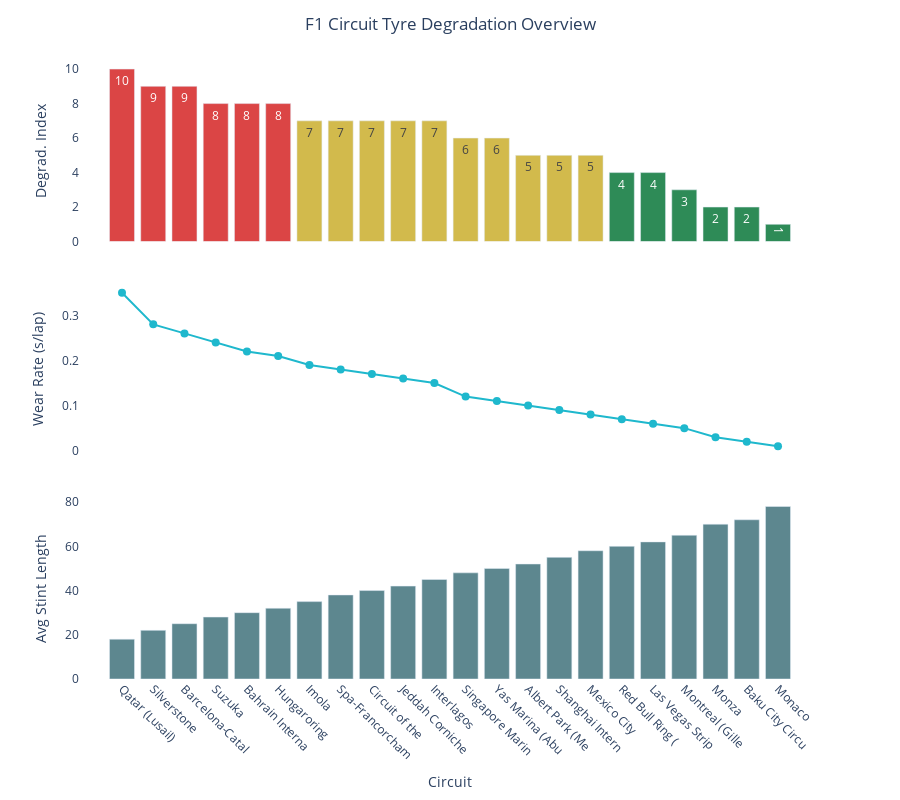

The notebook cell saved with this chart:
### Markdown cell above
# F1 Tyre Allocation: Sprint vs. Regular Grand Prix Weekends (2025)

Tyre allocation for Formula 1 race weekends varies depending on whether it’s a standard Grand Prix or a Sprint event. The distribution covers all sessions from Free Practice through to the Grand Prix.

### Regular Grand Prix Weekend

Each driver receives:

- **13 sets of dry-weather (slick) tyres**:
    - 2 sets Hard (white)
    - 3 sets Medium (yellow)
    - 8 sets Soft (red)
- **4 sets of Intermediate tyres** (green)
- **3 sets of Full Wet tyres** (blue)

**During the weekend:**

- Sets must be returned after each Free Practice session (2 per session).
- One set of Soft tyres is reserved for Q3 in qualifying.
- At least two different slick compounds must be used during the Grand Prix if it remains dry[^1][^2][^3][^4].


### Sprint Weekend

Each driver receives:

- **12 sets of dry-weather (slick) tyres**:
    - 2 sets Hard (white)
    - 4 sets Medium (yellow)
    - 6 sets Soft (red)
- **5 sets of Intermediate tyres** (green)
- **2 sets of Full Wet tyres** (blue)

**Tyre usage specifics:**

- A new set of Mediums is mandatory for each of SQ1 and SQ2 during Sprint Shootout qualifying; Soft (new or used) required for SQ3[^1][^5][^3][^6][^7][^4].
- Free choice of tyres for both Sprint and Grand Prix races.
- After certain sessions, sets must be returned to Pirelli according to FIA rules.


### Summary Table: F1 Tyre Allocation by Weekend Type (2025)

| Session/Type | Dry Sets | Hard | Medium | Soft | Inter | Wet |
| :-- | :-- | :-- | :-- | :-- | :-- | :-- |
| Regular GP Weekend | 13 | 2 | 3 | 8 | 4 | 3 |
| Sprint Weekend | 12 | 2 | 4 | 6 | 5 | 2 |

- *Inter = Intermediate. Wet = Full Wet.*


### Key Points

- Each driver’s allocation is independent; tyres cannot be shared between teammates.
- The number and type of tyres available are strictly regulated and must be managed through all sessions from Free Practice (including Sprint, if present) to the Grand Prix itself.
- Wet-weather tyre allocation increases for Sprints, with five inters and two wets supplied.

This ensures both variety in strategy and parity among teams during every weekend format.

### Code cell
import pandas as pd
import plotly.graph_objects as go
import plotly.subplots as sp

# Load data
filename = 'F1_Circuit_Degradation_Data.csv'
df = pd.read_csv(filename)

# Clean and identify columns
df.columns = [c.strip() for c in df.columns]
degrad_col = [col for col in df.columns if 'degrad' in col.lower() and 'index' in col.lower()][0]
wear_col = [col for col in df.columns if 'wear' in col.lower() and 'lap' in col.lower()][0]
stint_col = [col for col in df.columns if ('stint' in col.lower() or 'length' in col.lower()) and 'lap' in col.lower()][0]
circuit_col = [col for col in df.columns if 'circuit' in col.lower()][0]

def abbreviate(name):
    return name[:15] if len(name) > 15 else name

# Sort and prepare data
sort_df = df.sort_values(degrad_col, ascending=False).reset_index(drop=True)
circuits = sort_df[circuit_col].apply(abbreviate)
deg_idx = sort_df[degrad_col]
wear_rate = sort_df[wear_col]
stint_len = sort_df[stint_col]

# Color coding
colors = ['#DB4545' if i >= 8 else '#D2BA4C' if i >= 5 else '#2E8B57' for i in deg_idx]

# Subplots
fig = sp.make_subplots(rows=3, cols=1, shared_xaxes=True, vertical_spacing=0.06)

# Row 1: Degradation Index
fig.add_trace(go.Bar(
    x=circuits, y=deg_idx, marker_color=colors,
    text=deg_idx.round(2), textposition='auto', name='Degradation Index'
), row=1, col=1)

# Row 2: Wear Rate per Lap
fig.add_trace(go.Scatter(
    x=circuits, y=wear_rate, mode='lines+markers',
    line=dict(color='#1FB8CD'), marker=dict(size=8), name='Wear Rate'
), row=2, col=1)

# Row 3: Stint Length
fig.add_trace(go.Bar(
    x=circuits, y=stint_len, marker_color='#5D878F', name='Stint Length'
), row=3, col=1)

# Labels and grid
fig.update_layout(
    title='F1 Circuit Tyre Degradation Overview',
    title_x=0.5,
    height=800,
    showlegend=False,
    hovermode='x unified',
    plot_bgcolor='rgba(0,0,0,0)',
    paper_bgcolor='white',
    font=dict(size=12),
    margin=dict(t=60, b=50)
)

fig.update_yaxes(title_text='Degrad. Index', row=1, col=1)
fig.update_yaxes(title_text='Wear Rate (s/lap)', row=2, col=1)
fig.update_yaxes(title_text='Avg Stint Length', row=3, col=1)
fig.update_xaxes(title_text='Circuit', row=3, col=1, tickangle=45)

# Grid
for r in [1, 2, 3]:
    fig.update_xaxes(showgrid=True, row=r, col=1)
    fig.update_yaxes(showgrid=True, row=r, col=1)
fig.show()

### Figure 1 — Plotly figure (JSON) as saved in the notebook; plotly's stock layout.template omitted (floating-point values rounded to 4 significant figures)
{"data": [{"marker": {"color": ["#DB4545", "#DB4545", "#DB4545", "#DB4545", "#DB4545", "#DB4545", "#D2BA4C", "#D2BA4C", "#D2BA4C", "#D2BA4C", "#D2BA4C", "#D2BA4C", "#D2BA4C", "#D2BA4C", "#D2BA4C", "#D2BA4C", "#2E8B57", "#2E8B57", "#2E8B57", "#2E8B57", "#2E8B57", "#2E8B57"]}, "name": "Degradation Index", "text": [10.0, 9.0, 9.0, 8.0, 8.0, 8.0, 7.0, 7.0, 7.0, 7.0, 7.0, 6.0, 6.0, 5.0, 5.0, 5.0, 4.0, 4.0, 3.0, 2.0, 2.0, 1.0], "textposition": "auto", "type": "bar", "x": ["Qatar (Lusail)", "Silverstone", "Barcelona-Catal", "Suzuka", "Bahrain Interna", "Hungaroring", "Imola", "Spa-Francorcham", "Circuit of the ", "Jeddah Corniche", "Interlagos", "Singapore Marin", "Yas Marina (Abu", "Albert Park (Me", "Shanghai Intern", "Mexico City", "Red Bull Ring (", "Las Vegas Strip", "Montreal (Gille", "Monza", "Baku City Circu", "Monaco"], "xaxis": "x", "y": [10, 9, 9, 8, 8, 8, 7, 7, 7, 7, 7, 6, 6, 5, 5, 5, 4, 4, 3, 2, 2, 1], "yaxis": "y"}, {"line": {"color": "#1FB8CD"}, "marker": {"size": 8}, "mode": "lines+markers", "name": "Wear Rate", "type": "scatter", "x": ["Qatar (Lusail)", "Silverstone", "Barcelona-Catal", "Suzuka", "Bahrain Interna", "Hungaroring", "Imola", "Spa-Francorcham", "Circuit of the ", "Jeddah Corniche", "Interlagos", "Singapore Marin", "Yas Marina (Abu", "Albert Park (Me", "Shanghai Intern", "Mexico City", "Red Bull Ring (", "Las Vegas Strip", "Montreal (Gille", "Monza", "Baku City Circu", "Monaco"], "xaxis": "x2", "y": [0.35, 0.28, 0.26, 0.24, 0.22, 0.21, 0.19, 0.18, 0.17, 0.16, 0.15, 0.12, 0.11, 0.1, 0.09, 0.08, 0.07, 0.06, 0.05, 0.03, 0.02, 0.01], "yaxis": "y2"}, {"marker": {"color": "#5D878F"}, "name": "Stint Length", "type": "bar", "x": ["Qatar (Lusail)", "Silverstone", "Barcelona-Catal", "Suzuka", "Bahrain Interna", "Hungaroring", "Imola", "Spa-Francorcham", "Circuit of the ", "Jeddah Corniche", "Interlagos", "Singapore Marin", "Yas Marina (Abu", "Albert Park (Me", "Shanghai Intern", "Mexico City", "Red Bull Ring (", "Las Vegas Strip", "Montreal (Gille", "Monza", "Baku City Circu", "Monaco"], "xaxis": "x3", "y": [18, 22, 25, 28, 30, 32, 35, 38, 40, 42, 45, 48, 50, 52, 55, 58, 60, 62, 65, 70, 72, 78], "yaxis": "y3"}], "layout": {"font": {"size": 12}, "height": 800, "hovermode": "x unified", "margin": {"b": 50, "t": 60}, "paper_bgcolor": "white", "plot_bgcolor": "rgba(0,0,0,0)", "showlegend": false, "title": {"text": "F1 Circuit Tyre Degradation Overview", "x": 0.5}, "xaxis": {"anchor": "y", "domain": [0, 1], "matches": "x3", "showgrid": true, "showticklabels": false}, "xaxis2": {"anchor": "y2", "domain": [0, 1], "matches": "x3", "showgrid": true, "showticklabels": false}, "xaxis3": {"anchor": "y3", "domain": [0, 1], "showgrid": true, "tickangle": 45, "title": {"text": "Circuit"}}, "yaxis": {"anchor": "x", "domain": [0.7067, 1], "showgrid": true, "title": {"text": "Degrad. Index"}}, "yaxis2": {"anchor": "x2", "domain": [0.3533, 0.6467], "showgrid": true, "title": {"text": "Wear Rate (s/lap)"}}, "yaxis3": {"anchor": "x3", "domain": [0, 0.2933], "showgrid": true, "title": {"text": "Avg Stint Length"}}}}
